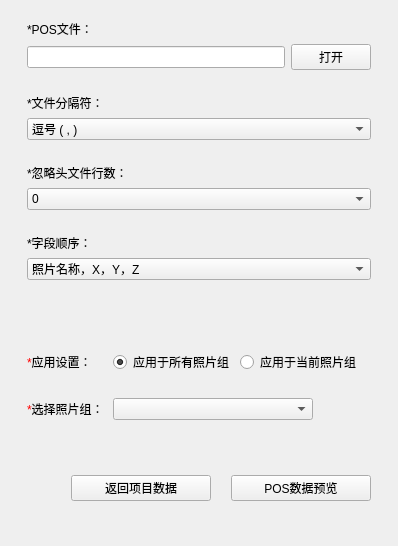
                     <widget class="QWidget" name="page_2">
                      <layout class="QVBoxLayout" name="verticalLayout_31">
                       <property name="leftMargin">
                        <number>18</number>
                       </property>
                       <property name="rightMargin">
                        <number>18</number>
                       </property>
                       <property name="bottomMargin">
                        <number>18</number>
                       </property>
                       <item>
                        <widget class="QWidget" name="widget_path_2" native="true">
                         <layout class="QVBoxLayout" name="verticalLayout_28">
                          <item>
                           <widget class="StyleLabel14" name="label_38">
                            <property name="minimumSize">
                             <size>
                              <width>80</width>
                              <height>0</height>
                             </size>
                            </property>
                            <property name="maximumSize">
                             <size>
                              <width>80</width>
                              <height>16777215</height>
                             </size>
                            </property>
                            <property name="text">
                             <string>*POS文件：</string>
                            </property>
                           </widget>
                          </item>
                          <item>
                           <layout class="QHBoxLayout" name="horizontalLayout_24">
                            <item>
                             <widget class="QLineEdit" name="lineEdit_path_pos"/>
                            </item>
                            <item>
                             <widget class="QPushButton" name="btnOpenPos">
                              <property name="text">
                               <string>打开</string>
                              </property>
                             </widget>
                            </item>
                           </layout>
                          </item>
                         </layout>
                        </widget>
                       </item>
                       <item>
                        <widget class="QWidget" name="widget_splite_char_2" native="true">
                         <layout class="QVBoxLayout" name="verticalLayout_30">
                          <item>
                           <widget class="StyleLabel14" name="label_41">
                            <property name="minimumSize">
                             <size>
                              <width>80</width>
                              <height>0</height>
                             </size>
                            </property>
                            <property name="maximumSize">
                             <size>
                              <width>80</width>
                              <height>16777215</height>
                             </size>
                            </property>
                            <property name="text">
                             <string>*文件分隔符：</string>
                            </property>
                           </widget>
                          </item>
                          <item>
                           <widget class="ComboBox" name="comboBox_splite_char_pos">
                            <item>
                             <property name="text">
                              <string>逗号 ( , )</string>
                             </property>
                            </item>
                            <item>
                             <property name="text">
                              <string>分号 ( ; )</string>
                             </property>
                            </item>
                            <item>
                             <property name="text">
                              <string>点 ( . )</string>
                             </property>
                            </item>
                            <item>
                             <property name="text">
                              <string>空格 ( )</string>
                             </property>
                            </item>
                            <item>
                             <property name="text">
                              <string>制表符 (Tab)</string>
                             </property>
                            </item>
                           </widget>
                          </item>
                         </layout>
                        </widget>
                       </item>
                       <item>
                        <widget class="QWidget" name="widget_ignore_lines_3" native="true">
                         <layout class="QVBoxLayout" name="verticalLayout_27">
                          <item>
                           <widget class="StyleLabel14" name="label_37">
                            <property name="text">
                             <string>*忽略头文件行数：</string>
                            </property>
                           </widget>
                          </item>
                          <item>
                           <widget class="ComboBox" name="comboBox_ignore_lines_pos">
                            <item>
                             <property name="text">
                              <string>0</string>
                             </property>
                            </item>
                            <item>
                             <property name="text">
                              <string>1</string>
                             </property>
                            </item>
                            <item>
                             <property name="text">
                              <string>2</string>
                             </property>
                            </item>
                            <item>
                             <property name="text">
                              <string>3</string>
                             </property>
                            </item>
                           </widget>
                          </item>
                         </layout>
                        </widget>
                       </item>
                       <item>
                        <widget class="QWidget" name="widget_ignore_lines_4" native="true">
                         <layout class="QVBoxLayout" name="verticalLayout_29">
                          <item>
                           <widget class="StyleLabel14" name="label_39">
                            <property name="minimumSize">
                             <size>
                              <width>80</width>
                              <height>0</height>
                             </size>
                            </property>
                            <property name="maximumSize">
                             <size>
                              <width>80</width>
                              <height>16777215</height>
                             </size>
                            </property>
                            <property name="text">
                             <string>*字段顺序：</string>
                            </property>
                           </widget>
                          </item>
                          <item>
                           <widget class="ComboBox" name="comboBox_field_order_pos">
                            <item>
                             <property name="text">
                              <string>照片名称，X，Y，Z</string>
                             </property>
                            </item>
                            <item>
                             <property name="text">
                              <string>照片名称，Y，X，Z</string>
                             </property>
                            </item>
                            <item>
                             <property name="text">
                              <string>照片名称，经度，纬度，高程</string>
                             </property>
                            </item>
                            <item>
                             <property name="text">
                              <string>照片名称，纬度，经度，高程</string>
                             </property>
                            </item>
                           </widget>
                          </item>
                         </layout>
                        </widget>
                       </item>
                       <item>
                        <widget class="CoordSystemEditCtrl" name="widget_coord_edit_3" native="true">
                         <property name="minimumSize">
                          <size>
                           <width>0</width>
                           <height>40</height>
                          </size>
                         </property>
                         <layout class="QHBoxLayout" name="horizontalLayout_54"/>
                        </widget>
                       </item>
                       <item>
                        <widget class="QWidget" name="widget_set_2" native="true">
                         <layout class="QHBoxLayout" name="horizontalLayout_281">
                          <item>
                           <widget class="StyleLabel14" name="label_40">
                            <property name="minimumSize">
                             <size>
                              <width>80</width>
                              <height>0</height>
                             </size>
                            </property>
                            <property name="maximumSize">
                             <size>
                              <width>80</width>
                              <height>16777215</height>
                             </size>
                            </property>
                            <property name="sizeIncrement">
                             <size>
                              <width>0</width>
                              <height>0</height>
                             </size>
                            </property>
                            <property name="text">
                             <string>&lt;html&gt;&lt;head/&gt;&lt;body&gt;&lt;p&gt;&lt;span style=&quot; color:#ff0000;&quot;&gt;*&lt;/span&gt;应用设置：&lt;/p&gt;&lt;/body&gt;&lt;/html&gt;</string>
                            </property>
                           </widget>
                          </item>
                          <item>
                           <widget class="QRadioButton" name="radioButton_all_pos">
                            <property name="text">
                             <string>应用于所有照片组</string>
                            </property>
                            <property name="checked">
                             <bool>true</bool>
                            </property>
                           </widget>
                          </item>
                          <item>
                           <widget class="QRadioButton" name="radioButton_current_pos">
                            <property name="text">
                             <string>应用于当前照片组</string>
                            </property>
                           </widget>
                          </item>
                          <item>
                           <spacer name="horizontalSpacer_10">
                            <property name="orientation">
                             <enum>Qt::Horizontal</enum>
                            </property>
                            <property name="sizeHint" stdset="0">
                             <size>
                              <width>10</width>
                              <height>10</height>
                             </size>
                            </property>
                           </spacer>
                          </item>
                         </layout>
                        </widget>
                       </item>
                       <item>
                        <widget class="QWidget" name="widget_select_group" native="true">
                         <layout class="QHBoxLayout" name="horizontalLayout_48">
                          <item>
                           <widget class="StyleLabel14" name="label_50">
                            <property name="minimumSize">
                             <size>
                              <width>80</width>
                              <height>0</height>
                             </size>
                            </property>
                            <property name="text">
                             <string>&lt;html&gt;&lt;head/&gt;&lt;body&gt;&lt;p&gt;&lt;span style=&quot; color:#ff0000;&quot;&gt;*&lt;/span&gt;选择照片组：&lt;/p&gt;&lt;/body&gt;&lt;/html&gt;</string>
                            </property>
                           </widget>
                          </item>
                          <item>
                           <widget class="MultiSelectComboBox" name="comboBox_pic_group">
                            <property name="minimumSize">
                             <size>
                              <width>200</width>
                              <height>0</height>
                             </size>
                            </property>
                           </widget>
                          </item>
                          <item>
                           <spacer name="horizontalSpacer_20">
                            <property name="orientation">
                             <enum>Qt::Horizontal</enum>
                            </property>
                            <property name="sizeHint" stdset="0">
                             <size>
                              <width>20</width>
                              <height>10</height>
                             </size>
                            </property>
                           </spacer>
                          </item>
                         </layout>
                        </widget>
                       </item>
                       <item>
                        <spacer name="verticalSpacer_10">
                         <property name="orientation">
                          <enum>Qt::Vertical</enum>
                         </property>
                         <property name="sizeType">
                          <enum>QSizePolicy::Expanding</enum>
                         </property>
                         <property name="sizeHint" stdset="0">
                          <size>
                           <width>20</width>
                           <height>40</height>
                          </size>
                         </property>
                        </spacer>
                       </item>
                       <item>
                        <layout class="QHBoxLayout" name="horizontalLayout_25">
                         <property name="spacing">
                          <number>20</number>
                         </property>
                         <property name="topMargin">
                          <number>0</number>
                         </property>
                         <property name="rightMargin">
                          <number>9</number>
                         </property>
                         <item>
                          <spacer name="horizontalSpacer_11">
                           <property name="orientation">
                            <enum>Qt::Horizontal</enum>
                           </property>
                           <property name="sizeHint" stdset="0">
                            <size>
                             <width>40</width>
                             <height>20</height>
                            </size>
                           </property>
                          </spacer>
                         </item>
                         <item>
                          <widget class="StyleButton140" name="btnBacktoProject3">
                           <property name="minimumSize">
                            <size>
                             <width>140</width>
                             <height>0</height>
                            </size>
                           </property>
                           <property name="maximumSize">
                            <size>
                             <width>140</width>
                             <height>16777215</height>
                            </size>
                           </property>
                           <property name="text">
                            <string>返回项目数据</string>
                           </property>
                          </widget>
                         </item>
                         <item>
                          <widget class="StyleButton140" name="btnPosView">
                           <property name="minimumSize">
                            <size>
                             <width>140</width>
                             <height>0</height>
                            </size>
                           </property>
                           <property name="maximumSize">
                            <size>
                             <width>140</width>
                             <height>16777215</height>
                            </size>
                           </property>
                           <property name="text">
                            <string>POS数据预览</string>
                           </property>
                          </widget>
                         </item>
                        </layout>
                       </item>
                       <item>
                        <spacer name="verticalSpacer_11">
                         <property name="orientation">
                          <enum>Qt::Vertical</enum>
                         </property>
                         <property name="sizeType">
                          <enum>QSizePolicy::Preferred</enum>
                         </property>
                         <property name="sizeHint" stdset="0">
                          <size>
                           <width>20</width>
                           <height>27</height>
                          </size>
                         </property>
                        </spacer>
                       </item>
                      </layout>
                     </widget>
